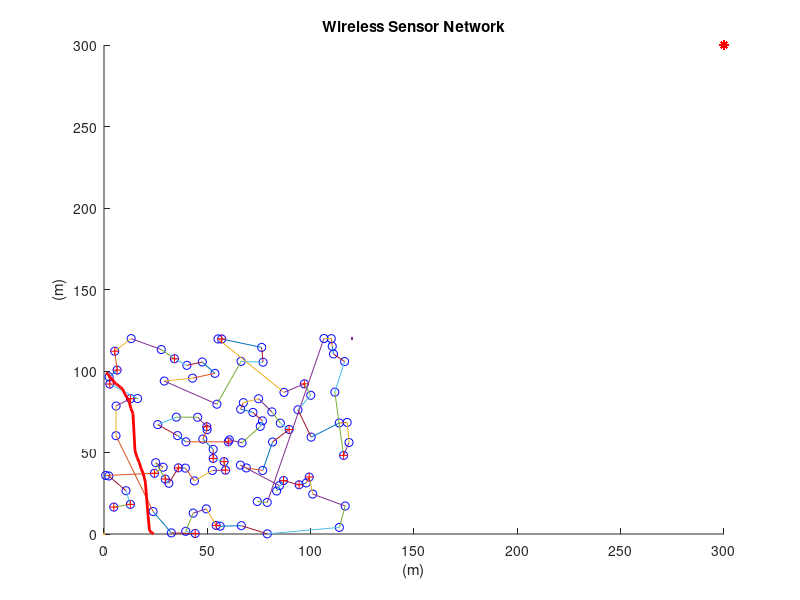

Recreate this plot in MATLAB. (Note: this script raises an error after producing the figure.)
%%%%%%%%%%%%%%%%%%%%%%%%%%%%%%%%%%%%%%%%%%%%%%%%%%%%%%%%%%%%%%%%%%%%%%%%
%                              PEGASIS                                 %
%        Power-Efficient Gathering in Sensor Information Systems       %
%                              Protocol                                %
%                           Part of Thesis:                            %
%       Energy-Efficient Protocols In Wireless Sensor Networks         %
%                                                                      %
% (c) Alexandros Nikolaos Zattas                                       %
% University of Peloponnese                                            %
% Department of Informatics and Telecommunications                     %
% For any related questions or additional information                  %
% send an e-mail to:                                                   %
% alexzattas@gmail.com                                                 %
%%%%%%%%%%%%%%%%%%%%%%%%%%%%%%%%%%%%%%%%%%%%%%%%%%%%%%%%%%%%%%%%%%%%%%%%
close all;
clear;
clc;
%%%%%%%%%%%%%%%%%%%% Network Establishment Parameters %%%%%%%%%%%%%%%%%%%%
%%% Area of Operation %%%
% Field Dimensions in meters %
xm=120;
ym=120;
x=0; % added for better display results of the plot
y=0; % added for better display results of the plot
% Number of Nodes in the field %
n=100;
% Number of Dead Nodes in the beggining %
dead_nodes=0;
% Coordinates of the Sink (location is predetermined in this simulation) %
sinkx=300;
sinky=300;
%%% Energy Values %%%
% Initial Energy of a Node (in Joules) % 
Eo=1; % units in Joules
% Energy required to run circuity (both for transmitter and receiver) %
Eelec=50*10^(-9); % units in Joules/bit
ETx=50*10^(-9); % units in Joules/bit
ERx=50*10^(-9); % units in Joules/bit
% Transmit Amplifier Types %
Eamp=100*10^(-12); % units in Joules/bit/m^2 (amount of energy spent by the amplifier to transmit the bits)
% Data Aggregation Energy %
EDA=5*10^(-9); % units in Joules/bit
% Size of data package %
k=400000; % units in bits 
% Round of Operation %
rnd=0;
% Current Number of operating Nodes %
operating_nodes=n;
transmissions=0;
d(n,n)=0;
temp_dead=0;
dead_nodes=0;
selected=0;
flag1stdead=0;
count=0;
turn=0;
temp_val=0;
%%%%%%%%%%%%%%%%%%%%%%%%%%% End of Parameters %%%%%%%%%%%%%%%%%%%%%%%%%%%%
            %%% Creation of the Wireless Sensor Network %%%
% Plotting the WSN %
for i=1:n
    
    
    SN(i).id=i;	% sensor's ID number
    SN(i).x=rand(1,1)*xm;	% X-axis coordinates of sensor node
    SN(i).y=rand(1,1)*ym;	% Y-axis coordinates of sensor node
    SN(i).E=Eo;     % nodes energy levels (initially set to be equal to "Eo"
    SN(i).cond=1;   % States the current condition of the node. when the node is operational its value is =1 and when dead =0
    SN(i).dts=0;    % nodes distance from the sink
    SN(i).role=0;   % node acts as normal if the value is '0', if elected as a cluster head it  gets the value '1' (initially all nodes are normal)
    SN(i).pos=0;
    SN(i).closest=0;
    SN(i).prev=0;
    SN(i).dis=0;	% distance between two nodes headin towards to the cluster head from position 1
    SN(i).dis2=0;   % distance between two nodes headin towards to the cluster head from position 2
    SN(i).order=0;
    SN(i).sel=0;    % states if the node has already operated for this round or not (if 0 then no, if 1 then yes) 
    SN(i).rop=0;    % number of rounds node was operational
    SN(i).tel=0;    % states how many times the node was elected as a Cluster Head
    order(i)=0;
    hold on;
    figure(1)
    plot(x,y,xm,ym,SN(i).x,SN(i).y,'ob',sinkx,sinky,'*r');
    title 'Wireless Sensor Network';
    xlabel '(m)';
    ylabel '(m)';
    
end
 
    % Calculates Distance Between Each Node and the Sink (Base Station) %
 for i=1:n
    SN(i).dts=sqrt((sinkx-SN(i).x)^2 + (sinky-SN(i).y)^2);
    SN(i).Esink=Eelec*k + Eamp*k*(SN(i).dts)^2;
    T(i)=SN(i).dts;
 end
 
 
    A=sort(T,'descend'); % Creates array A containing the distance between each node and the sink,
                % sorted in an asceding order
     
     A_id(1:n)=0;
     % Creates array A_id which is sorted in a way that it's elements are
     % aligned with those of A. Contains the node ID
     for i=1:n
         for j=1:n
            if A(i)==SN(j).dts
               A_id(i)=SN(j).id;
            end
         end
     end
     
     
     % Creation of d Array with shortest distances %
     
     
            for i=1:n
             SN(i).closest=0;
             for j=1:n
                d(j,i)=sqrt((SN(i).x-SN(j).x)^2 + (SN(i).y-SN(j).y)^2);
                if d(j,i)==0
                    d(j,i)=9999;
                end
             end
            end
       
                  
        for i=1:n     
            [M,I]=min(d(:,i)); % finds the minimum distance of node to CH
            [Row, Col] = ind2sub(size(d),I); % displays the Cluster Number in which this node belongs too
            SN(i).closest=Row; % assigns node to the cluster
            SN(i).dis= d(Row,i); % assigns the distance of node to CH
        end
     
     
        % Choosing furthest node from sink %
        for i=1:n
             if SN(A_id(i)).E>0 && SN(A_id(i)).sel==0 && SN(A_id(i)).cond==1
                set= A_id(i);
                SN(set).sel=1;
                SN(set).pos=1;
                break;
             end
        end
     order(1)=set;
     
     temp=1;   
        while selected<n
            min_dis=9999;
            for i=1:n
                if  SN(i).sel==0 
                    d=sqrt((SN(i).x-SN(set).x)^2 + (SN(i).y-SN(set).y)^2);
                    if d<min_dis
                        min_dis=d;
                        next=i; 
                    end
                end
            end
            selected=selected+1;
            SN(set).closest=next;
            SN(set).dis=min_dis;
            SN(next).sel=1;
            SN(next).prev=set;
            SN(next).dis2=sqrt((SN(set).x-SN(next).x)^2 + (SN(set).y-SN(next).y)^2);
            plot([SN(set).x SN(next).x], [SN(set).y SN(next).y])
            hold on;
            set=next;
            temp=temp+1;
            order(temp)=set;
        end
        
   
        order(n+1)=[];
        SN(set).pos=2;
        SN(set).dis=0;
        SN(set).closest=0;
        for i=1:n
            if SN(i).closest==set && SN(i).pos==0;
               SN(set).prev=i;
               SN(set).dis2=sqrt((SN(i).x-SN(set).x)^2 + (SN(i).y-SN(set).y)^2);
            end
        end
    
        
        
        
                    % Data Transmission %
        
        
        
        
        
while operating_nodes>0
    
        energy=0;
        
        for i=1:n
             SN(i).role=0;
        end
     
        % Cluster Head Election %
        cluster_head=mod(turn,n) +1;
        if SN(cluster_head).cond==0
            while SN(cluster_head).cond==0
               turn=turn+1;
               cluster_head=mod(turn,n) +1;
            end
        end
        if SN(cluster_head).cond==1
            SN(cluster_head).role=1;
            SN(cluster_head).tel=SN(cluster_head).tel+1;
            figure(1)
            plot(SN(cluster_head).x,SN(cluster_head).y,'+r')
        end
     
     
        for i=1:n
            if order(i)==cluster_head
                cl_pos=i;
                break;
            end
        end
        
        
        
  
        
for i=1:n
    if SN(order(i)).E>0 && SN(order(i)).cond==1
        
       if i<cl_pos       
          %%%%%%%%%%%%%%%%%%%%%%%%%%%%%%%%%
          if SN(order(i)).pos==1 && SN(order(i)).role==0 
             ETx= Eelec*k + Eamp*k*SN(order(i)).dis^2;
             SN(order(i)).E=SN(order(i)).E-ETx;
             energy=energy+ETx;
          end
          %%%%%%%%%%%%%%%%%%%%%%%%%%%%%%%%%
          if SN(order(i)).pos==0 && SN(order(i)).role==0
              ERx=(EDA+Eelec)*k;
              ETx= (EDA+Eelec)*k + Eamp*k*SN(order(i)).dis^2; 
              SN(order(i)).E=SN(order(i)).E-ETx-ERx;
              energy=energy+ETx+ERx;
          end     
       end
           
       if i>cl_pos       
          %%%%%%%%%%%%%%%%%%%%%%%%%%%%%%%%%
          if SN(order(i)).pos==2 && SN(order(i)).role==0 
             ETx= Eelec*k + Eamp*k*SN(order(i)).dis2^2;
             SN(order(i)).E=SN(order(i)).E-ETx;
             energy=energy+ETx;
          end
          %%%%%%%%%%%%%%%%%%%%%%%%%%%%%%%%%
          if SN(order(i)).pos==0 && SN(order(i)).role==0
              ERx=(EDA+Eelec)*k;
              ETx= (EDA+Eelec)*k + Eamp*k*SN(order(i)).dis2^2; 
              SN(order(i)).E=SN(order(i)).E-ETx-ERx;
              energy=energy+ETx+ERx;
          end    
       end
        
       if i==cl_pos       
          %%%%%%%%%%%%%%%%%%%%%%%%%%%%%%%%%%%%%%%%%%%%%%%
          if SN(order(i)).pos==0  && SN(order(i)).role==1
             ERx=(EDA+Eelec)*k*2;
             ETx= (EDA+Eelec)*k + Eamp*k*SN(order(i)).dts^2; 
             SN(order(i)).E=SN(order(i)).E-ETx-ERx;
             energy=energy+ETx+ERx;
          end
          %%%%%%%%%%%%%%%%%%%%%%%%%%%%%%%%%%%%%%%%%%%%%%%
          if SN(order(i)).pos==1  && SN(order(i)).role==1
             ERx=(EDA+Eelec)*k;
             ETx= (EDA+Eelec)*k + Eamp*k*SN(order(i)).dts^2; 
             SN(order(i)).E=SN(order(i)).E-ETx-ERx;
             energy=energy+ETx+ERx;
          end
          %%%%%%%%%%%%%%%%%%%%%%%%%%%%%%%%%%%%%%%%%%%%%%%
          if SN(order(i)).pos==2  && SN(order(i)).role==1
             ERx=(EDA+Eelec)*k;
             ETx= (EDA+Eelec)*k + Eamp*k*SN(order(i)).dts^2; 
             SN(order(i)).E=SN(order(i)).E-ETx-ERx;
             energy=energy+ETx+ERx;
          end   
       end
       
    end
    
    if SN(order(i)).E<=0 && SN(order(i)).cond==1
       SN(order(i)).cond=0;
     
       
                 %%%%%%%%%%%%%%%%%%%%%%%%%%%%%%%%%
                 if SN(order(i)).pos==1 && SN(order(i)).role==0
                    if operating_nodes==1
                    done='OK'
                    else
                    t=i;
                    while SN(order(t)).cond==0 && t<n
                        t=t+1;
                    end
                    SN(order(t)).pos=1;
                    SN(order(t)).prev=0;
                    end
                 end
                 %%%%%%%%%%%%%%%%%%%%%%%%%%%%%%%%%
                 if SN(order(i)).pos==2 && SN(order(i)).role==0
                    if operating_nodes==1
                    done='OK';
                    else
                    t=i;
                    while SN(order(t)).cond==0 && t>1
                        t=t-1;
                    end
                    SN(order(t)).pos=2; 
                    SN(order(t)).closest=0;
                    end
                 end
                 %%%%%%%%%%%%%%%%%%%%%%%%%%%%%%%%%
                 if SN(order(i)).pos==0 && SN(order(i)).role==1
                    SN(order(i)).role=0;
                    after=i;
                    for l=after:n 
                        if SN(order(l)).cond==1
                        break;
                        end
                    end
                    bef=i;
                    for j=bef:-1:1 
                        if SN(order(j)).cond==1
                        break;
                        end
                    end
                    SN(order(j)).closest=order(l);
                    SN(order(l)).prev=order(j);
                    SN(order(j)).dis=sqrt((SN(order(l)).x-SN(order(j)).x)^2 + (SN(order(l)).y-SN(order(j)).y)^2);
                    SN(order(l)).dis2=SN(order(j)).closest; 
                 end
                 %%%%%%%%%%%%%%%%%%%%%%%%%%%%%%%%%
                 if SN(order(i)).pos==1 && SN(order(i)).role==1
                    SN(order(i)).role=0;
                    t=i;
                    while SN(order(t)).cond==0 && t<n
                        t=t+1;
                    end
                    SN(order(t)).pos=1;
                 end
                 %%%%%%%%%%%%%%%%%%%%%%%%%%%%%%%%%
                 if SN(order(i)).pos==2 && SN(order(i)).role==1
                    SN(order(i)).role=0;
                    t=i;
                    while SN(order(t)).cond==0 && t>1
                        t=t-1;
                    end
                    SN(order(t)).pos=2; 
                 end
                 %%%%%%%%%%%%%%%%%%%%%%%%%%%%%%%%%
                 if SN(order(i)).pos==0 && SN(order(i)).role==0
                    after=i;
                    for l=after:n 
                        if SN(order(l)).cond==1
                        break;
                        end
                    end
                    bef=i;
                    for j=bef:-1:1 
                        if SN(order(j)).cond==1
                        break;
                        end
                    end
                    SN(order(j)).closest=order(l);
                    SN(order(l)).prev=order(j);
                    SN(order(j)).dis=sqrt((SN(order(l)).x-SN(order(j)).x)^2 + (SN(order(l)).y-SN(order(j)).y)^2);
                    SN(order(l)).dis2=SN(order(j)).dis;       
                 end
                 
                 
                
                operating_nodes=operating_nodes-1
                dead_nodes=dead_nodes+1;
                SN(order(i)).closest=0; 
                SN(order(i)).prev=0;
                SN(order(i)).dis=0;
                SN(order(i)).dis2=0;
                SN(order(i)).pos=101;
                SN(order(i)).rop=rnd;
    end
            
 
end
    
     if operating_nodes<n && temp_val==0
        temp_val=1;
        flag1stdead=rnd;
     end
       
        rnd=rnd+1
        turn=turn+1;
        
        op(rnd)=operating_nodes;
        
    if energy>0
    nrg(rnd)=energy;
    end
    
   
        
   
end
sum=0;
for i=1:flag1stdead
    sum=nrg(i) + sum;
end
temp1=sum/flag1stdead;
temp2=temp1/n;
for i=1:flag1stdead
avg_node(i)=temp2;
end
        
   
    
    % Plotting Simulation Results "Operating Nodes per Transmission" %
% Plotting Simulation Results "Operating Nodes per Round" %figure(2)
plot(1:rnd, op(1:rnd), '-r', 'LineWidth', 2);

% Transpose the data to write in vertical format
T = table((1:rnd)', op(1:rnd)');
writetable(T, 'pegasis.txt')

title({'TEEN'; 'Operating Nodes per Round'});
xlabel('Rounds');
ylabel('Operational Nodes');
hold on;
    
    % Plotting Simulation Results "Energy consumed per Transmission" %
    figure(3)
    plot(1:flag1stdead,nrg(1:flag1stdead),'-r','Linewidth',2);
    title ({'PEGASIS'; 'Energy consumed per Transmission';})
    xlabel 'Transmission';
    ylabel 'Energy ( J )';
    hold on;
    
    % Plotting Simulation Results "Average Energy consumed by a Node per Transmission" %
    figure(4)
    plot(1:flag1stdead,avg_node(1:flag1stdead),'-r','Linewidth',2);
    title ({'PEGASIS'; 'Average Energy consumed by a Node per Transmission';})
    xlabel 'Transmissions';
    ylabel 'Energy ( J )';
    hold on;